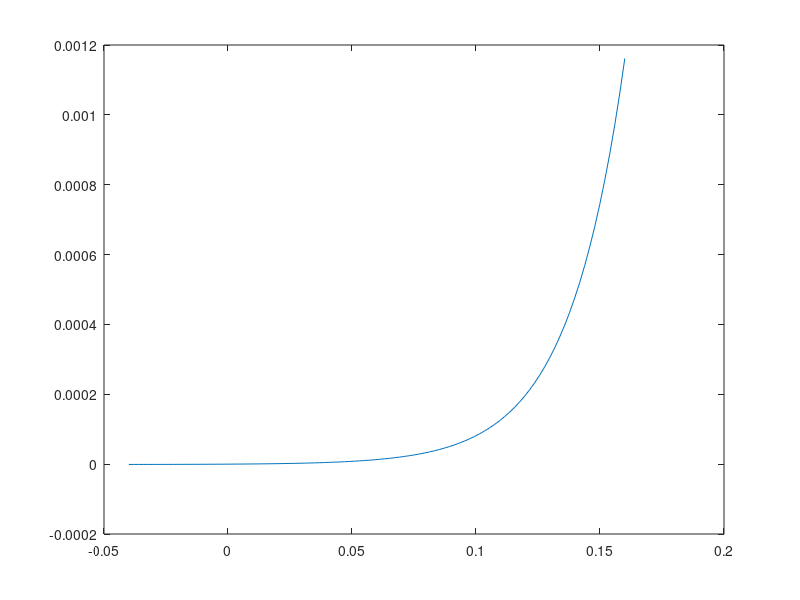

Recreate this plot in MATLAB. (Note: this script raises an error after producing the figure.)
clc;
clear all;
close all;

var = mod(20162566,3);

k=1.38*10^-23;
e=1.602*10^-19;

i0=1*10^-6;
T=263.15;

U=linspace(-0.04, 0.16, 100);
I=i0*(exp((U.*e)/(k*T))-1);

plot(U, I);
hold on;

x0=[randn(1) randn(1)*300];
answer_newton=newtons('f46', x0);
answer_fsolve=fsolve('f46', x0);

I_newton = answer_newton(1)*(exp((U.*e)/(k*answer_newton(2)))-1);
I_fsolve = answer_fsolve(1)*(exp((U.*e)/(k*answer_fsolve(2)))-1);

% figure(2)
plot(U, I_newton);
plot(U, I_fsolve);
title('Diodo VACH');
legend('funckija', 'Newton method', 'FSolve');
hold off;

